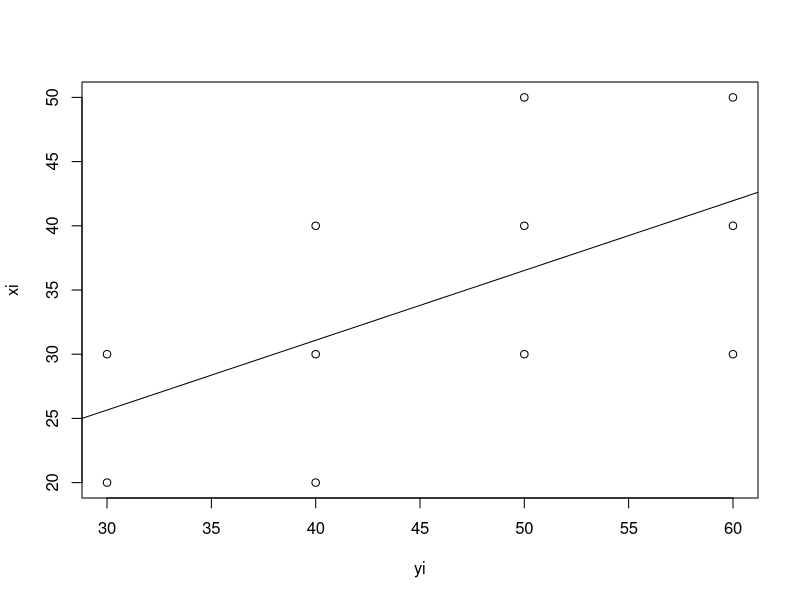

Reproduce this figure in R.
# Crear una matriz con los datos
matriz_datos <- matrix(c(
  6, 4, 0, 0,
  3, 6, 1, 0,
  0, 2, 5, 3,
  0, 1, 2, 7
), ncol = 4, byrow = TRUE)

# Calcular la matriz de correlación de Pearson
matriz_correlacion <- cor(matriz_datos)

# Imprimir la matriz de correlación
print(matriz_correlacion)

# Crear una tabla simple a partir de la tabla de doble entrada.
test <- data.frame(
  xi = c(20,20,30,30,30,30,40,40,40,50,50),
  yi = c(30,40,30,40,50,60,40,50,60,50,60),
  fi = c(6,3,4,6,2,1,1,5,2,3,7)
)

# Imprimir la tabla simple
print(test)

#Permite aceder directamente a las variables de test
attach(test)
#Graficar la habilidad verbal en función del razonamiento abstracto
plot(yi, xi)
#Añadimos la recta ajustada
abline(lm(xi ~ yi))

# Guardar la información de la recta
test.lm = lm(xi ~ yi)
# Ootener un resumen del ajuste
summary(test.lm)